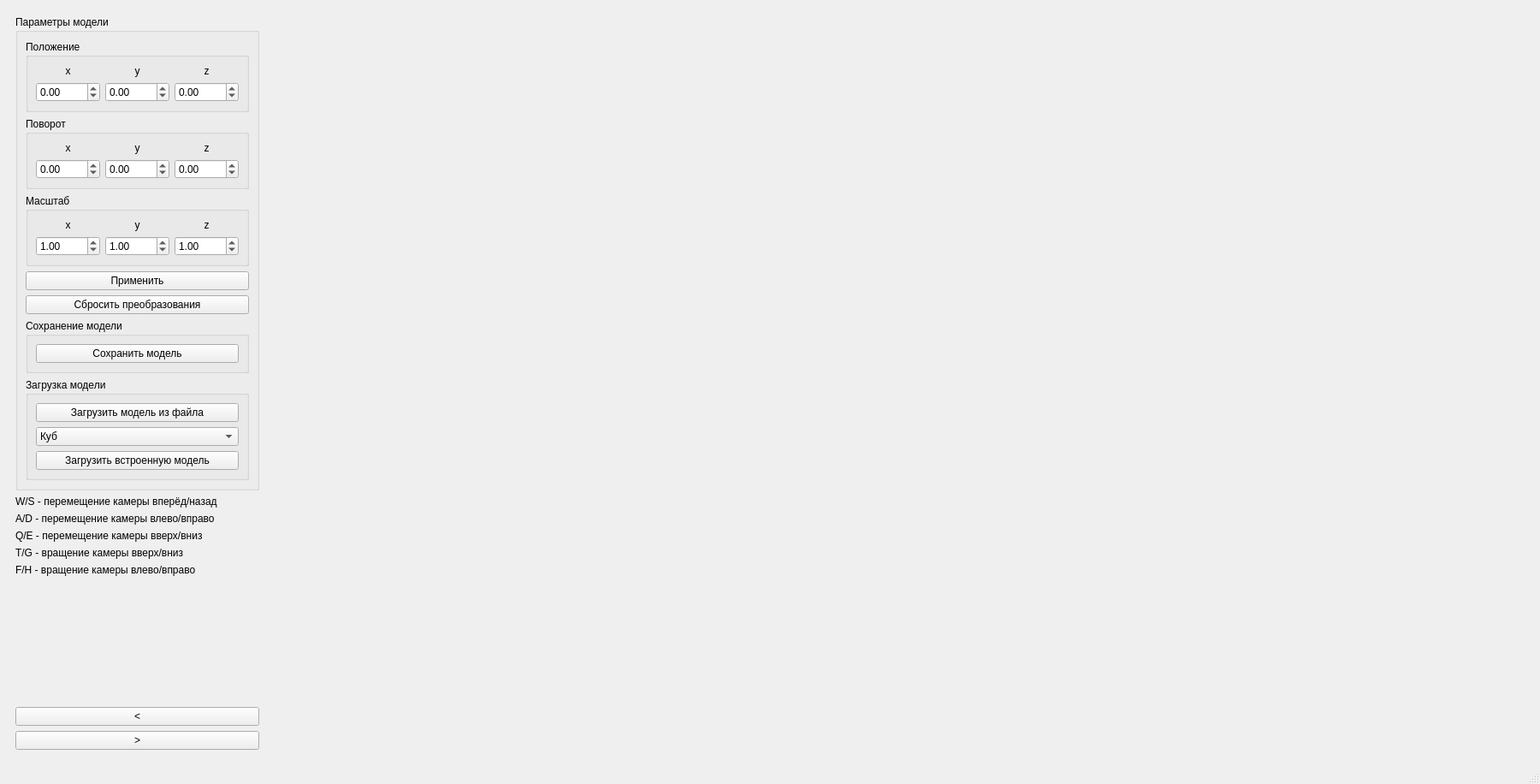
<?xml version="1.0" encoding="UTF-8"?>
<ui version="4.0">
 <class>MainWindow</class>
 <widget class="QMainWindow" name="MainWindow">
  <property name="geometry">
   <rect>
    <x>0</x>
    <y>0</y>
    <width>1800</width>
    <height>916</height>
   </rect>
  </property>
  <property name="sizePolicy">
   <sizepolicy hsizetype="Fixed" vsizetype="Fixed">
    <horstretch>0</horstretch>
    <verstretch>0</verstretch>
   </sizepolicy>
  </property>
  <property name="windowTitle">
   <string>MainWindow</string>
  </property>
  <widget class="QWidget" name="centralwidget">
   <layout class="QHBoxLayout" name="horizontalLayout">
    <item>
     <widget class="QStackedWidget" name="stackedWidget">
      <property name="sizePolicy">
       <sizepolicy hsizetype="Fixed" vsizetype="MinimumExpanding">
        <horstretch>0</horstretch>
        <verstretch>0</verstretch>
       </sizepolicy>
      </property>
      <property name="currentIndex">
       <number>0</number>
      </property>
      <widget class="QWidget" name="ModelPage">
       <layout class="QGridLayout" name="gridLayout">
        <item row="0" column="0">
         <widget class="QGroupBox" name="groupBox">
          <property name="title">
           <string>Параметры модели</string>
          </property>
          <layout class="QVBoxLayout" name="verticalLayout">
           <item>
            <widget class="QGroupBox" name="groupBox_2">
             <property name="title">
              <string>Положение</string>
             </property>
             <layout class="QGridLayout" name="gridLayout_2">
              <item row="0" column="1">
               <widget class="QLabel" name="label_3">
                <property name="text">
                 <string>y</string>
                </property>
                <property name="alignment">
                 <set>Qt::AlignCenter</set>
                </property>
               </widget>
              </item>
              <item row="0" column="2">
               <widget class="QLabel" name="label_4">
                <property name="text">
                 <string>z</string>
                </property>
                <property name="alignment">
                 <set>Qt::AlignCenter</set>
                </property>
               </widget>
              </item>
              <item row="1" column="0">
               <widget class="QDoubleSpinBox" name="m_move_x">
                <property name="minimum">
                 <double>-1000.000000000000000</double>
                </property>
                <property name="maximum">
                 <double>1000.000000000000000</double>
                </property>
               </widget>
              </item>
              <item row="1" column="1">
               <widget class="QDoubleSpinBox" name="m_move_y">
                <property name="minimum">
                 <double>-1000.000000000000000</double>
                </property>
                <property name="maximum">
                 <double>1000.000000000000000</double>
                </property>
               </widget>
              </item>
              <item row="1" column="2">
               <widget class="QDoubleSpinBox" name="m_move_z">
                <property name="minimum">
                 <double>-1000.000000000000000</double>
                </property>
                <property name="maximum">
                 <double>1000.000000000000000</double>
                </property>
               </widget>
              </item>
              <item row="0" column="0">
               <widget class="QLabel" name="label_2">
                <property name="text">
                 <string>x</string>
                </property>
                <property name="alignment">
                 <set>Qt::AlignCenter</set>
                </property>
               </widget>
              </item>
             </layout>
            </widget>
           </item>
           <item>
            <widget class="QGroupBox" name="groupBox_3">
             <property name="title">
              <string>Поворот</string>
             </property>
             <layout class="QGridLayout" name="gridLayout_3">
              <item row="0" column="0">
               <widget class="QLabel" name="label_5">
                <property name="text">
                 <string>x</string>
                </property>
                <property name="alignment">
                 <set>Qt::AlignCenter</set>
                </property>
               </widget>
              </item>
              <item row="0" column="2">
               <widget class="QLabel" name="label_7">
                <property name="text">
                 <string>z</string>
                </property>
                <property name="alignment">
                 <set>Qt::AlignCenter</set>
                </property>
               </widget>
              </item>
              <item row="0" column="1">
               <widget class="QLabel" name="label_6">
                <property name="text">
                 <string>y</string>
                </property>
                <property name="alignment">
                 <set>Qt::AlignCenter</set>
                </property>
               </widget>
              </item>
              <item row="1" column="0">
               <widget class="QDoubleSpinBox" name="m_rotation_x">
                <property name="minimum">
                 <double>-360.000000000000000</double>
                </property>
                <property name="maximum">
                 <double>360.000000000000000</double>
                </property>
                <property name="value">
                 <double>0.000000000000000</double>
                </property>
               </widget>
              </item>
              <item row="1" column="1">
               <widget class="QDoubleSpinBox" name="m_rotation_y">
                <property name="minimum">
                 <double>-360.000000000000000</double>
                </property>
                <property name="maximum">
                 <double>360.000000000000000</double>
                </property>
                <property name="value">
                 <double>0.000000000000000</double>
                </property>
               </widget>
              </item>
              <item row="1" column="2">
               <widget class="QDoubleSpinBox" name="m_rotation_z">
                <property name="minimum">
                 <double>-360.000000000000000</double>
                </property>
                <property name="maximum">
                 <double>360.000000000000000</double>
                </property>
                <property name="value">
                 <double>0.000000000000000</double>
                </property>
               </widget>
              </item>
             </layout>
            </widget>
           </item>
           <item>
            <widget class="QGroupBox" name="groupBox_4">
             <property name="title">
              <string>Масштаб</string>
             </property>
             <layout class="QGridLayout" name="gridLayout_4">
              <item row="0" column="2">
               <widget class="QLabel" name="label_10">
                <property name="text">
                 <string>z</string>
                </property>
                <property name="alignment">
                 <set>Qt::AlignCenter</set>
                </property>
               </widget>
              </item>
              <item row="0" column="1">
               <widget class="QLabel" name="label_9">
                <property name="text">
                 <string>y</string>
                </property>
                <property name="alignment">
                 <set>Qt::AlignCenter</set>
                </property>
               </widget>
              </item>
              <item row="0" column="0">
               <widget class="QLabel" name="label_8">
                <property name="text">
                 <string>x</string>
                </property>
                <property name="alignment">
                 <set>Qt::AlignCenter</set>
                </property>
               </widget>
              </item>
              <item row="1" column="0">
               <widget class="QDoubleSpinBox" name="m_scale_x">
                <property name="decimals">
                 <number>2</number>
                </property>
                <property name="minimum">
                 <double>0.100000000000000</double>
                </property>
                <property name="maximum">
                 <double>1000.000000000000000</double>
                </property>
                <property name="singleStep">
                 <double>1.000000000000000</double>
                </property>
                <property name="value">
                 <double>1.000000000000000</double>
                </property>
               </widget>
              </item>
              <item row="1" column="1">
               <widget class="QDoubleSpinBox" name="m_scale_y">
                <property name="decimals">
                 <number>2</number>
                </property>
                <property name="minimum">
                 <double>0.100000000000000</double>
                </property>
                <property name="maximum">
                 <double>1000.000000000000000</double>
                </property>
                <property name="singleStep">
                 <double>1.000000000000000</double>
                </property>
                <property name="value">
                 <double>1.000000000000000</double>
                </property>
               </widget>
              </item>
              <item row="1" column="2">
               <widget class="QDoubleSpinBox" name="m_scale_z">
                <property name="decimals">
                 <number>2</number>
                </property>
                <property name="minimum">
                 <double>0.100000000000000</double>
                </property>
                <property name="maximum">
                 <double>1000.000000000000000</double>
                </property>
                <property name="singleStep">
                 <double>1.000000000000000</double>
                </property>
                <property name="value">
                 <double>1.000000000000000</double>
                </property>
               </widget>
              </item>
             </layout>
            </widget>
           </item>
           <item>
            <widget class="QPushButton" name="modelBtn">
             <property name="text">
              <string>Применить</string>
             </property>
            </widget>
           </item>
           <item>
            <widget class="QPushButton" name="resetModel">
             <property name="text">
              <string>Сбросить преобразования</string>
             </property>
            </widget>
           </item>
           <item>
            <widget class="QGroupBox" name="groupBox_15">
             <property name="title">
              <string>Сохранение модели</string>
             </property>
             <layout class="QVBoxLayout" name="verticalLayout_10">
              <item>
               <widget class="QPushButton" name="pushButton_5">
                <property name="text">
                 <string>Сохранить модель</string>
                </property>
               </widget>
              </item>
             </layout>
            </widget>
           </item>
           <item>
            <widget class="QGroupBox" name="groupBox_14">
             <property name="title">
              <string>Загрузка модели</string>
             </property>
             <layout class="QVBoxLayout" name="verticalLayout_9">
              <item>
               <widget class="QPushButton" name="load_m_from_file">
                <property name="text">
                 <string>Загрузить модель из файла</string>
                </property>
               </widget>
              </item>
              <item>
               <widget class="QComboBox" name="PresetModels">
                <item>
                 <property name="text">
                  <string>Куб</string>
                 </property>
                </item>
                <item>
                 <property name="text">
                  <string>Тетраэдр</string>
                 </property>
                </item>
                <item>
                 <property name="text">
                  <string>Пирамида</string>
                 </property>
                </item>
                <item>
                 <property name="text">
                  <string>Сфера</string>
                 </property>
                </item>
                <item>
                 <property name="text">
                  <string>Изосфера</string>
                 </property>
                </item>
                <item>
                 <property name="text">
                  <string>Тор</string>
                 </property>
                </item>
                <item>
                 <property name="text">
                  <string>Циллиндр</string>
                 </property>
                </item>
                <item>
                 <property name="text">
                  <string>Конус</string>
                 </property>
                </item>
               </widget>
              </item>
              <item>
               <widget class="QPushButton" name="pushButton_6">
                <property name="text">
                 <string>Загрузить встроенную модель</string>
                </property>
               </widget>
              </item>
             </layout>
            </widget>
           </item>
          </layout>
         </widget>
        </item>
        <item row="2" column="0">
         <widget class="QLabel" name="label_22">
          <property name="text">
           <string>A/D - перемещение камеры влево/вправо</string>
          </property>
         </widget>
        </item>
        <item row="1" column="0">
         <widget class="QLabel" name="label_18">
          <property name="text">
           <string>W/S - перемещение камеры вперёд/назад</string>
          </property>
         </widget>
        </item>
        <item row="5" column="0">
         <widget class="QLabel" name="label_25">
          <property name="text">
           <string>F/H - вращение камеры влево/вправо</string>
          </property>
         </widget>
        </item>
        <item row="9" column="0">
         <widget class="QPushButton" name="pushButton_9">
          <property name="text">
           <string>&lt;</string>
          </property>
         </widget>
        </item>
        <item row="6" column="0">
         <spacer name="verticalSpacer">
          <property name="orientation">
           <enum>Qt::Vertical</enum>
          </property>
          <property name="sizeHint" stdset="0">
           <size>
            <width>20</width>
            <height>40</height>
           </size>
          </property>
         </spacer>
        </item>
        <item row="4" column="0">
         <widget class="QLabel" name="label_24">
          <property name="text">
           <string>T/G - вращение камеры вверх/вниз</string>
          </property>
         </widget>
        </item>
        <item row="3" column="0">
         <widget class="QLabel" name="label_23">
          <property name="text">
           <string>Q/E - перемещение камеры вверх/вниз</string>
          </property>
         </widget>
        </item>
        <item row="10" column="0">
         <widget class="QPushButton" name="m_next_page">
          <property name="text">
           <string>&gt;</string>
          </property>
         </widget>
        </item>
       </layout>
      </widget>
      <widget class="QWidget" name="CameraPage">
       <layout class="QGridLayout" name="gridLayout_5">
        <item row="3" column="0">
         <widget class="QPushButton" name="c_next_page">
          <property name="text">
           <string>&gt;</string>
          </property>
         </widget>
        </item>
        <item row="0" column="0">
         <widget class="QGroupBox" name="groupBox_5">
          <property name="title">
           <string>Параметры камеры</string>
          </property>
          <layout class="QVBoxLayout" name="verticalLayout_2">
           <item>
            <widget class="QGroupBox" name="groupBox_6">
             <property name="title">
              <string>Положение</string>
             </property>
             <layout class="QGridLayout" name="gridLayout_6">
              <item row="0" column="3">
               <widget class="QLabel" name="label_11">
                <property name="text">
                 <string>y</string>
                </property>
                <property name="alignment">
                 <set>Qt::AlignCenter</set>
                </property>
               </widget>
              </item>
              <item row="0" column="4">
               <widget class="QLabel" name="label_12">
                <property name="text">
                 <string>z</string>
                </property>
                <property name="alignment">
                 <set>Qt::AlignCenter</set>
                </property>
               </widget>
              </item>
              <item row="0" column="2">
               <widget class="QLabel" name="label">
                <property name="text">
                 <string>x</string>
                </property>
                <property name="alignment">
                 <set>Qt::AlignCenter</set>
                </property>
               </widget>
              </item>
              <item row="1" column="2">
               <widget class="QDoubleSpinBox" name="c_move_x">
                <property name="minimum">
                 <double>-1000.000000000000000</double>
                </property>
                <property name="maximum">
                 <double>1000.000000000000000</double>
                </property>
               </widget>
              </item>
              <item row="1" column="3">
               <widget class="QDoubleSpinBox" name="c_move_y">
                <property name="minimum">
                 <double>-1000.000000000000000</double>
                </property>
                <property name="maximum">
                 <double>1000.000000000000000</double>
                </property>
               </widget>
              </item>
              <item row="1" column="4">
               <widget class="QDoubleSpinBox" name="c_move_z">
                <property name="minimum">
                 <double>-1000.000000000000000</double>
                </property>
                <property name="maximum">
                 <double>1000.000000000000000</double>
                </property>
               </widget>
              </item>
             </layout>
            </widget>
           </item>
           <item>
            <widget class="QGroupBox" name="groupBox_7">
             <property name="title">
              <string>Поворот</string>
             </property>
             <layout class="QGridLayout" name="gridLayout_7">
              <item row="0" column="4">
               <widget class="QLabel" name="label_15">
                <property name="text">
                 <string>z</string>
                </property>
                <property name="alignment">
                 <set>Qt::AlignCenter</set>
                </property>
               </widget>
              </item>
              <item row="0" column="3">
               <widget class="QLabel" name="label_14">
                <property name="text">
                 <string>y</string>
                </property>
                <property name="alignment">
                 <set>Qt::AlignCenter</set>
                </property>
               </widget>
              </item>
              <item row="0" column="2">
               <widget class="QLabel" name="label_13">
                <property name="text">
                 <string>x</string>
                </property>
                <property name="alignment">
                 <set>Qt::AlignCenter</set>
                </property>
               </widget>
              </item>
              <item row="1" column="2">
               <widget class="QDoubleSpinBox" name="c_rotate_x">
                <property name="minimum">
                 <double>-360.000000000000000</double>
                </property>
                <property name="maximum">
                 <double>360.000000000000000</double>
                </property>
               </widget>
              </item>
              <item row="1" column="3">
               <widget class="QDoubleSpinBox" name="c_rotate_y">
                <property name="minimum">
                 <double>-360.000000000000000</double>
                </property>
                <property name="maximum">
                 <double>360.000000000000000</double>
                </property>
               </widget>
              </item>
              <item row="1" column="4">
               <widget class="QDoubleSpinBox" name="c_rotate_z">
                <property name="minimum">
                 <double>-360.000000000000000</double>
                </property>
                <property name="maximum">
                 <double>360.000000000000000</double>
                </property>
               </widget>
              </item>
             </layout>
            </widget>
           </item>
           <item>
            <widget class="QPushButton" name="cameraBtn">
             <property name="text">
              <string>Применить</string>
             </property>
            </widget>
           </item>
           <item>
            <widget class="QPushButton" name="pushButton_4">
             <property name="text">
              <string>Сбросить преобразования</string>
             </property>
            </widget>
           </item>
          </layout>
         </widget>
        </item>
        <item row="2" column="0">
         <widget class="QPushButton" name="c_prev_page">
          <property name="text">
           <string>&lt;</string>
          </property>
         </widget>
        </item>
        <item row="1" column="0">
         <spacer name="verticalSpacer_2">
          <property name="orientation">
           <enum>Qt::Vertical</enum>
          </property>
          <property name="sizeHint" stdset="0">
           <size>
            <width>20</width>
            <height>40</height>
           </size>
          </property>
         </spacer>
        </item>
       </layout>
      </widget>
      <widget class="QWidget" name="LightingPage">
       <layout class="QVBoxLayout" name="verticalLayout_4">
        <item>
         <widget class="QGroupBox" name="groupBox_9">
          <property name="title">
           <string>Параметры освещения</string>
          </property>
          <layout class="QVBoxLayout" name="verticalLayout_3">
           <item>
            <widget class="QGroupBox" name="groupBox_10">
             <property name="title">
              <string>Направление</string>
             </property>
             <layout class="QGridLayout" name="gridLayout_9">
              <item row="0" column="0">
               <widget class="QLabel" name="label_19">
                <property name="text">
                 <string>x</string>
                </property>
                <property name="alignment">
                 <set>Qt::AlignCenter</set>
                </property>
               </widget>
              </item>
              <item row="0" column="1">
               <widget class="QLabel" name="label_20">
                <property name="text">
                 <string>y</string>
                </property>
                <property name="alignment">
                 <set>Qt::AlignCenter</set>
                </property>
               </widget>
              </item>
              <item row="1" column="1">
               <widget class="QDoubleSpinBox" name="l_dir_y">
                <property name="minimum">
                 <double>-180.000000000000000</double>
                </property>
                <property name="maximum">
                 <double>180.000000000000000</double>
                </property>
               </widget>
              </item>
              <item row="1" column="0">
               <widget class="QDoubleSpinBox" name="l_dir_x">
                <property name="minimum">
                 <double>-180.000000000000000</double>
                </property>
                <property name="maximum">
                 <double>180.000000000000000</double>
                </property>
               </widget>
              </item>
              <item row="1" column="2">
               <widget class="QDoubleSpinBox" name="l_dir_z">
                <property name="minimum">
                 <double>-180.000000000000000</double>
                </property>
                <property name="maximum">
                 <double>180.000000000000000</double>
                </property>
               </widget>
              </item>
              <item row="0" column="2">
               <widget class="QLabel" name="label_21">
                <property name="text">
                 <string>z</string>
                </property>
                <property name="alignment">
                 <set>Qt::AlignCenter</set>
                </property>
               </widget>
              </item>
             </layout>
            </widget>
           </item>
           <item>
            <widget class="QGroupBox" name="groupBox_11">
             <property name="title">
              <string>Интенсивность</string>
             </property>
             <layout class="QVBoxLayout" name="verticalLayout_5">
              <item>
               <widget class="QDoubleSpinBox" name="light_intence">
                <property name="maximum">
                 <double>100.000000000000000</double>
                </property>
               </widget>
              </item>
             </layout>
            </widget>
           </item>
          </layout>
         </widget>
        </item>
        <item>
         <widget class="QPushButton" name="lightBtn">
          <property name="text">
           <string>Применить</string>
          </property>
         </widget>
        </item>
        <item>
         <spacer name="verticalSpacer_3">
          <property name="orientation">
           <enum>Qt::Vertical</enum>
          </property>
          <property name="sizeHint" stdset="0">
           <size>
            <width>20</width>
            <height>40</height>
           </size>
          </property>
         </spacer>
        </item>
        <item>
         <widget class="QPushButton" name="l_prev_btn">
          <property name="text">
           <string>&lt;</string>
          </property>
         </widget>
        </item>
        <item>
         <widget class="QPushButton" name="l_next_btn">
          <property name="text">
           <string>&gt;</string>
          </property>
         </widget>
        </item>
       </layout>
      </widget>
      <widget class="QWidget" name="RenderPage">
       <layout class="QVBoxLayout" name="verticalLayout_6">
        <item>
         <widget class="QGroupBox" name="groupBox_12">
          <property name="title">
           <string>Синтез изображения</string>
          </property>
          <layout class="QVBoxLayout" name="verticalLayout_7">
           <item>
            <widget class="QPushButton" name="renderBtn">
             <property name="text">
              <string>Синтезировать изображение</string>
             </property>
            </widget>
           </item>
          </layout>
         </widget>
        </item>
        <item>
         <spacer name="verticalSpacer_4">
          <property name="orientation">
           <enum>Qt::Vertical</enum>
          </property>
          <property name="sizeHint" stdset="0">
           <size>
            <width>20</width>
            <height>40</height>
           </size>
          </property>
         </spacer>
        </item>
        <item>
         <widget class="QPushButton" name="pushButton_2">
          <property name="text">
           <string>&lt;</string>
          </property>
         </widget>
        </item>
        <item>
         <widget class="QPushButton" name="pushButton">
          <property name="text">
           <string>&gt;</string>
          </property>
         </widget>
        </item>
       </layout>
      </widget>
      <widget class="QWidget" name="PhotoToModelPage">
       <layout class="QVBoxLayout" name="verticalLayout_8">
        <item>
         <widget class="QLabel" name="label_16">
          <property name="text">
           <string>Определение наиболее вероятного соответствия </string>
          </property>
         </widget>
        </item>
        <item>
         <widget class="QLabel" name="label_17">
          <property name="text">
           <string>объекта, изображённого на двумерном снимке</string>
          </property>
         </widget>
        </item>
        <item>
         <widget class="QPushButton" name="pushButton_7">
          <property name="text">
           <string>Выбор файла, содержащего снимок объекта</string>
          </property>
         </widget>
        </item>
        <item>
         <spacer name="verticalSpacer_5">
          <property name="orientation">
           <enum>Qt::Vertical</enum>
          </property>
          <property name="sizeHint" stdset="0">
           <size>
            <width>20</width>
            <height>40</height>
           </size>
          </property>
         </spacer>
        </item>
        <item>
         <widget class="QPushButton" name="pushButton_3">
          <property name="text">
           <string>&lt;</string>
          </property>
         </widget>
        </item>
        <item>
         <widget class="QPushButton" name="pushButton_8">
          <property name="text">
           <string>&gt;</string>
          </property>
         </widget>
        </item>
       </layout>
      </widget>
     </widget>
    </item>
    <item>
     <widget class="CanvasLabel" name="RenderScreen">
      <property name="sizePolicy">
       <sizepolicy hsizetype="Expanding" vsizetype="Expanding">
        <horstretch>0</horstretch>
        <verstretch>0</verstretch>
       </sizepolicy>
      </property>
      <property name="mouseTracking">
       <bool>true</bool>
      </property>
      <property name="tabletTracking">
       <bool>true</bool>
      </property>
      <property name="autoFillBackground">
       <bool>true</bool>
      </property>
      <property name="text">
       <string/>
      </property>
      <property name="scaledContents">
       <bool>false</bool>
      </property>
     </widget>
    </item>
   </layout>
  </widget>
  <widget class="QMenuBar" name="menubar">
   <property name="geometry">
    <rect>
     <x>0</x>
     <y>0</y>
     <width>1800</width>
     <height>26</height>
    </rect>
   </property>
  </widget>
  <widget class="QStatusBar" name="statusbar"/>
  <action name="action">
   <property name="text">
    <string>Загрузить сцену</string>
   </property>
  </action>
 </widget>
 <customwidgets>
  <customwidget>
   <class>CanvasLabel</class>
   <extends>QLabel</extends>
   <header>canvaslabel.h</header>
  </customwidget>
 </customwidgets>
 <resources/>
 <connections/>
</ui>
